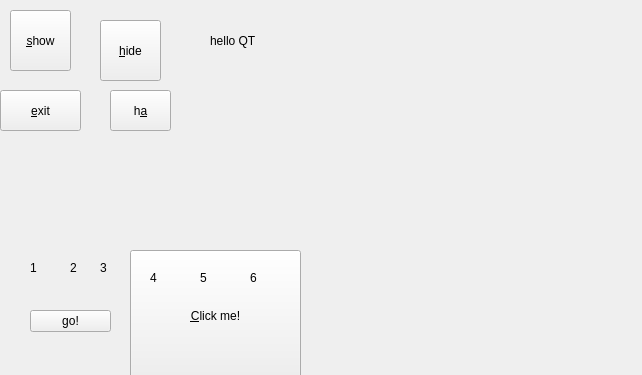
<?xml version="1.0" encoding="UTF-8"?>
<ui version="4.0">
 <class>Firstrun</class>
 <widget class="QWidget" name="Firstrun">
  <property name="geometry">
   <rect>
    <x>0</x>
    <y>0</y>
    <width>642</width>
    <height>375</height>
   </rect>
  </property>
  <property name="windowTitle">
   <string>Firstrun</string>
  </property>
  <widget class="QPushButton" name="pushButton_show">
   <property name="geometry">
    <rect>
     <x>10</x>
     <y>10</y>
     <width>61</width>
     <height>61</height>
    </rect>
   </property>
   <property name="text">
    <string>&amp;show</string>
   </property>
   <property name="shortcut">
    <string>S</string>
   </property>
  </widget>
  <widget class="QPushButton" name="pushButton_hide">
   <property name="geometry">
    <rect>
     <x>100</x>
     <y>20</y>
     <width>61</width>
     <height>61</height>
    </rect>
   </property>
   <property name="text">
    <string>&amp;hide</string>
   </property>
   <property name="shortcut">
    <string>H</string>
   </property>
  </widget>
  <widget class="QLabel" name="msglabel">
   <property name="geometry">
    <rect>
     <x>210</x>
     <y>10</y>
     <width>151</width>
     <height>61</height>
    </rect>
   </property>
   <property name="styleSheet">
    <string notr="true">label {qconicalgradient(cx:0.5, cy:0.5, angle:0, stop:0 rgba(255, 255, 255, 255), stop:0.373979 rgba(255, 255, 255, 255), stop:0.373991 rgba(33, 30, 255, 255), stop:0.624018 rgba(33, 30, 255, 255), stop:0.624043 rgba(255, 0, 0, 255), stop:1 rgba(255, 0, 0, 255))

}
</string>
   </property>
   <property name="text">
    <string>hello QT</string>
   </property>
  </widget>
  <widget class="QPushButton" name="exit_button">
   <property name="geometry">
    <rect>
     <x>0</x>
     <y>90</y>
     <width>81</width>
     <height>41</height>
    </rect>
   </property>
   <property name="text">
    <string>&amp;exit</string>
   </property>
   <property name="shortcut">
    <string>Esc</string>
   </property>
  </widget>
  <widget class="QPushButton" name="pushButton_ha">
   <property name="geometry">
    <rect>
     <x>110</x>
     <y>90</y>
     <width>61</width>
     <height>41</height>
    </rect>
   </property>
   <property name="text">
    <string>h&amp;a</string>
   </property>
   <property name="shortcut">
    <string>A</string>
   </property>
  </widget>
  <widget class="QPushButton" name="btn1">
   <property name="geometry">
    <rect>
     <x>30</x>
     <y>310</y>
     <width>81</width>
     <height>22</height>
    </rect>
   </property>
   <property name="text">
    <string>go!</string>
   </property>
  </widget>
  <widget class="QPushButton" name="btn2">
   <property name="geometry">
    <rect>
     <x>130</x>
     <y>250</y>
     <width>171</width>
     <height>131</height>
    </rect>
   </property>
   <property name="text">
    <string>&amp;Click me!</string>
   </property>
  </widget>
  <widget class="QLabel" name="label">
   <property name="geometry">
    <rect>
     <x>30</x>
     <y>260</y>
     <width>21</width>
     <height>16</height>
    </rect>
   </property>
   <property name="text">
    <string>1</string>
   </property>
  </widget>
  <widget class="QLabel" name="label_2">
   <property name="geometry">
    <rect>
     <x>70</x>
     <y>260</y>
     <width>21</width>
     <height>16</height>
    </rect>
   </property>
   <property name="text">
    <string>2</string>
   </property>
  </widget>
  <widget class="QLabel" name="label_3">
   <property name="geometry">
    <rect>
     <x>100</x>
     <y>260</y>
     <width>21</width>
     <height>16</height>
    </rect>
   </property>
   <property name="text">
    <string>3</string>
   </property>
  </widget>
  <widget class="QLabel" name="label_4">
   <property name="geometry">
    <rect>
     <x>150</x>
     <y>270</y>
     <width>21</width>
     <height>16</height>
    </rect>
   </property>
   <property name="text">
    <string>4</string>
   </property>
  </widget>
  <widget class="QLabel" name="label_5">
   <property name="geometry">
    <rect>
     <x>200</x>
     <y>270</y>
     <width>21</width>
     <height>16</height>
    </rect>
   </property>
   <property name="text">
    <string>5</string>
   </property>
  </widget>
  <widget class="QLabel" name="label_6">
   <property name="geometry">
    <rect>
     <x>250</x>
     <y>270</y>
     <width>21</width>
     <height>16</height>
    </rect>
   </property>
   <property name="text">
    <string>6</string>
   </property>
  </widget>
 </widget>
 <layoutdefault spacing="6" margin="11"/>
 <resources/>
 <connections>
  <connection>
   <sender>exit_button</sender>
   <signal>clicked()</signal>
   <receiver>Firstrun</receiver>
   <slot>close()</slot>
   <hints>
    <hint type="sourcelabel">
     <x>50</x>
     <y>180</y>
    </hint>
    <hint type="destinationlabel">
     <x>320</x>
     <y>187</y>
    </hint>
   </hints>
  </connection>
 </connections>
</ui>
